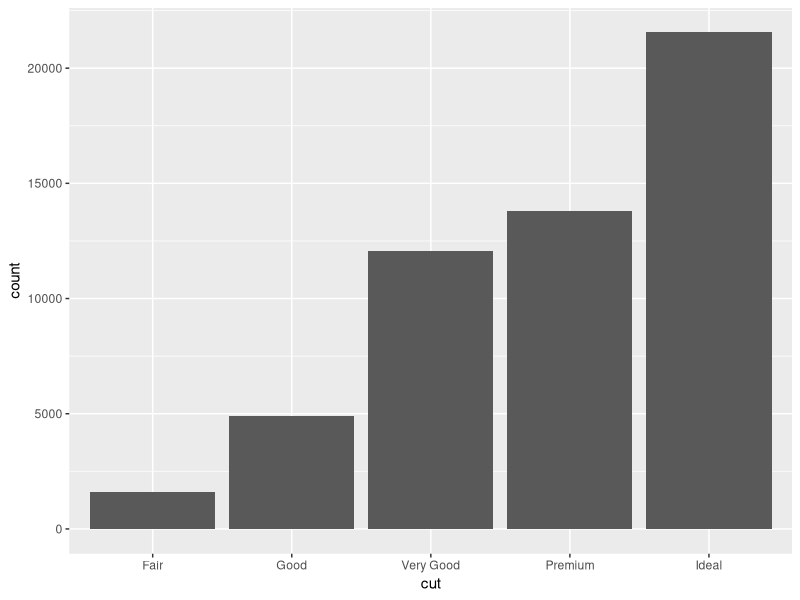
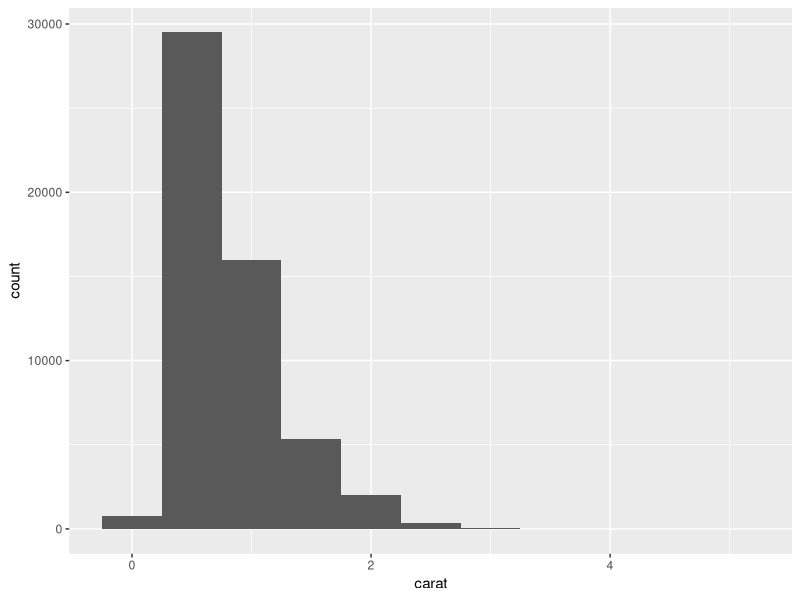
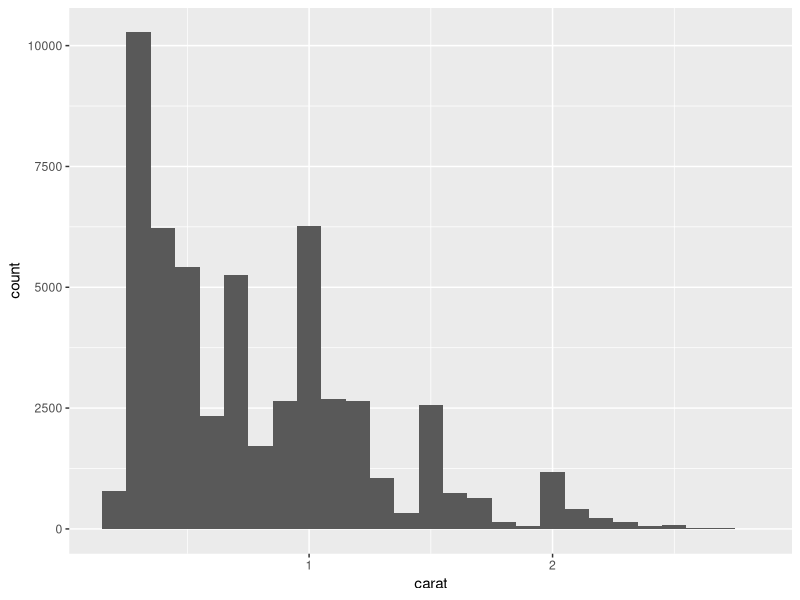
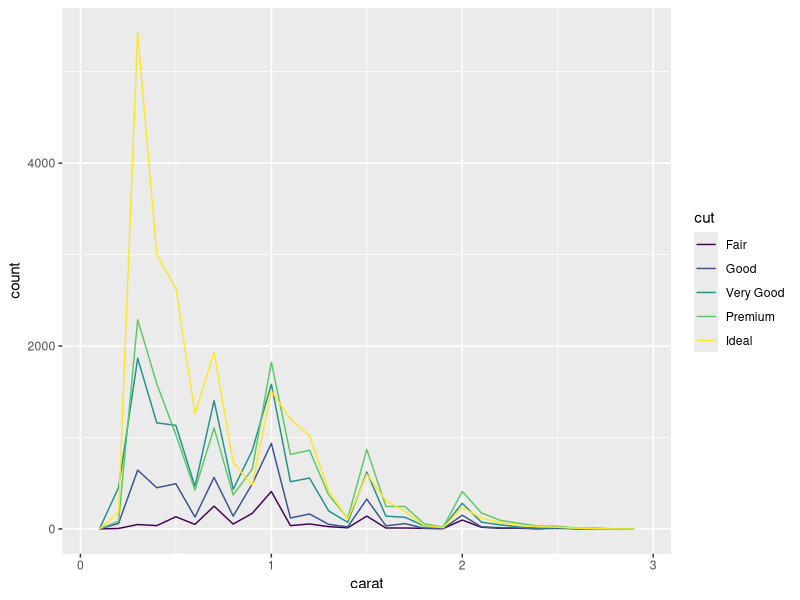
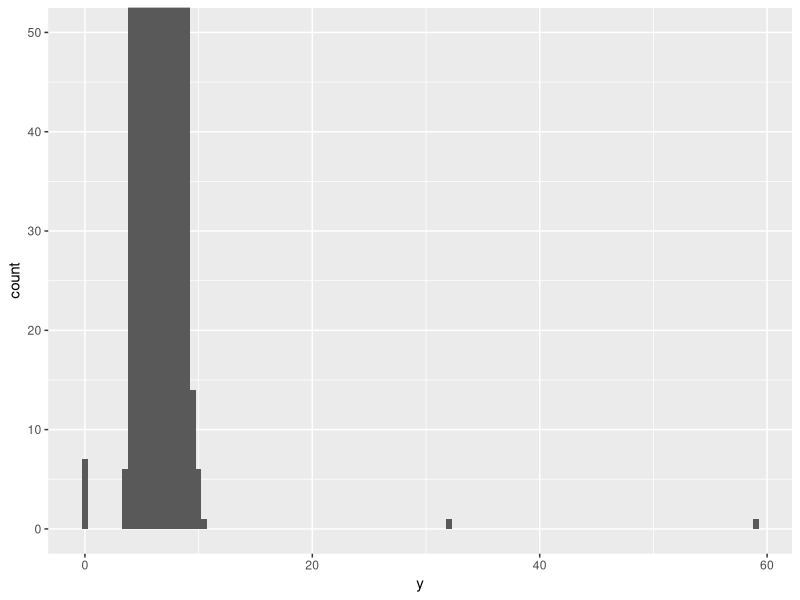
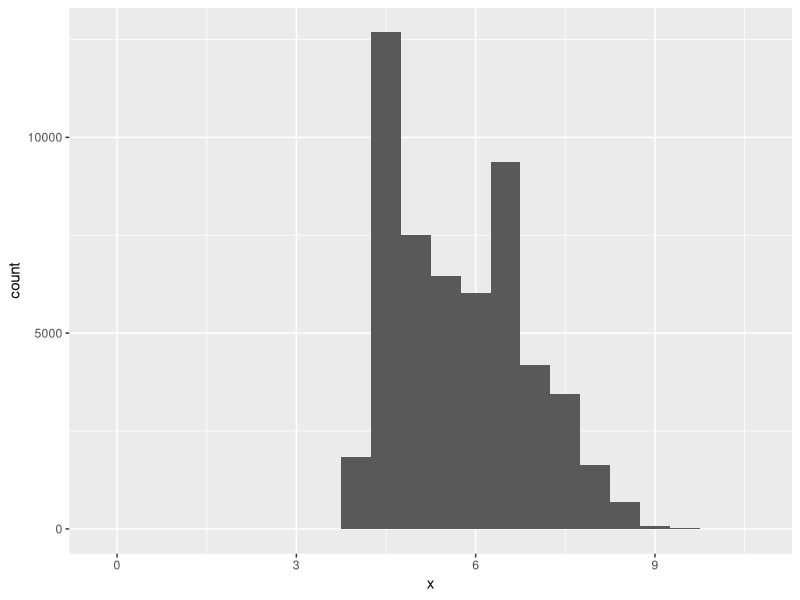
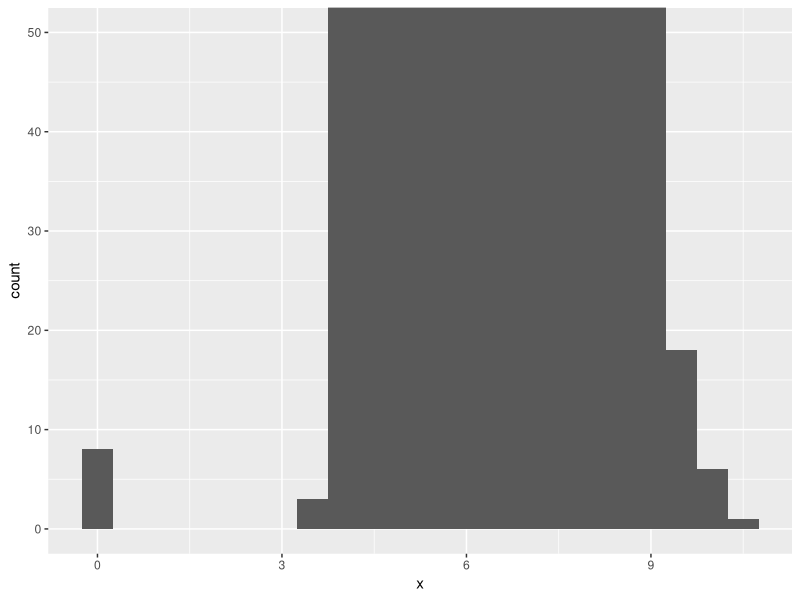
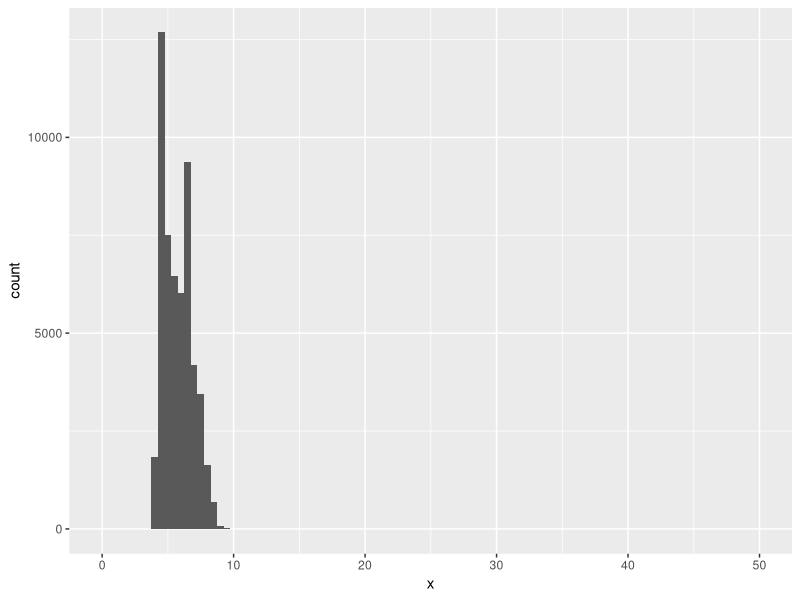

Here is the R script that generated these plots, in order:
#Libro R capítulo 5, Exploratory Data Analysis

library(tidyverse)
view(diamonds)

#Visualizando distribuciones
  # Variable categórica
ggplot(data=diamonds)+
  geom_bar(mapping=aes(x=cut))
#Hi, people
diamonds %>%
  count(cut)
  #Variable continua
ggplot(data=diamonds)+
  geom_histogram(mapping = aes(x=carat), binwidth=0.5)
diamonds %>%
  count(cut_width(carat,0.5))

#Siempre hay que probar con diferentes anchuras pq pueden revelar diferentes patrones
smaller<-diamonds%>%
  filter(carat<3)
ggplot(data= smaller,mapping=aes(x=carat))+
  geom_histogram(binwidth=0.1)

# Si se quieren ver varios histogramas a la vez
ggplot(data=smaller, mapping=aes(x=carat, color=cut))+
  geom_freqpoly(binwidth=0.1)


# Ver unusual values
ggplot(diamonds)+
  geom_histogram(mapping=aes(x=y),binwidth=0.5)+
  coord_cartesian(ylim=c(0,50))
#Se pueden revisar, para ver si tienen sentido.
unusual<-diamonds%>%
  filter(y<3|y>20)%>%
  arrange(y)
unusual

#Exercises
#1) 
ggplot(diamonds)+
  geom_histogram(mapping=aes(x=x),binwidth=0.5)

ggplot(diamonds)+
  geom_histogram(mapping=aes(x=x),binwidth=0.5)+
  coord_cartesian(ylim=c(0,50))

ggplot(diamonds)+
  geom_histogram(mapping=aes(x=x),binwidth=0.5)+
  coord_cartesian(xlim=c(0,50))

ggplot(diamonds)+
  geom_histogram(mapping=aes(x=z),binwidth=0.5)


ggplot(diamonds)+
  geom_histogram(mapping=aes(x=z),binwidth=0.5)+
  coord_cartesian(ylim=c(0,50))


ggplot(diamonds)+
  geom_histogram(mapping=aes(x=z),binwidth=0.5)+
  coord_cartesian(xlim=c(0,50))

#2)
ggplot(diamonds)+
  geom_histogram(mapping=aes(x=price),binwidth=0.5)

ggplot(diamonds)+
  geom_histogram(mapping=aes(x=price),binwidth=0.5)+
  coord_cartesian(ylim=c(0,50))

ggplot(diamonds)+
  geom_histogram(mapping=aes(x=price),binwidth=10)+
  coord_cartesian(ylim=c(0,50))
